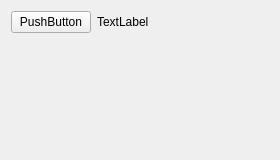
<?xml version="1.0" encoding="UTF-8"?>
<ui version="4.0">
 <class>Form</class>
 <widget class="QWidget" name="Form">
  <property name="geometry">
   <rect>
    <x>0</x>
    <y>0</y>
    <width>280</width>
    <height>160</height>
   </rect>
  </property>
  <property name="windowTitle">
   <string>Form</string>
  </property>
  <layout class="QGridLayout" name="gridLayout">
   <item row="0" column="1">
    <widget class="QLabel" name="label">
     <property name="minimumSize">
      <size>
       <width>120</width>
       <height>0</height>
      </size>
     </property>
     <property name="text">
      <string>TextLabel</string>
     </property>
    </widget>
   </item>
   <item row="0" column="0">
    <widget class="QPushButton" name="pushButton">
     <property name="text">
      <string>PushButton</string>
     </property>
    </widget>
   </item>
   <item row="1" column="0">
    <spacer name="verticalSpacer">
     <property name="orientation">
      <enum>Qt::Vertical</enum>
     </property>
     <property name="sizeHint" stdset="0">
      <size>
       <width>20</width>
       <height>40</height>
      </size>
     </property>
    </spacer>
   </item>
   <item row="0" column="2">
    <spacer name="horizontalSpacer">
     <property name="orientation">
      <enum>Qt::Horizontal</enum>
     </property>
     <property name="sizeHint" stdset="0">
      <size>
       <width>40</width>
       <height>20</height>
      </size>
     </property>
    </spacer>
   </item>
  </layout>
 </widget>
 <resources/>
 <connections/>
</ui>
